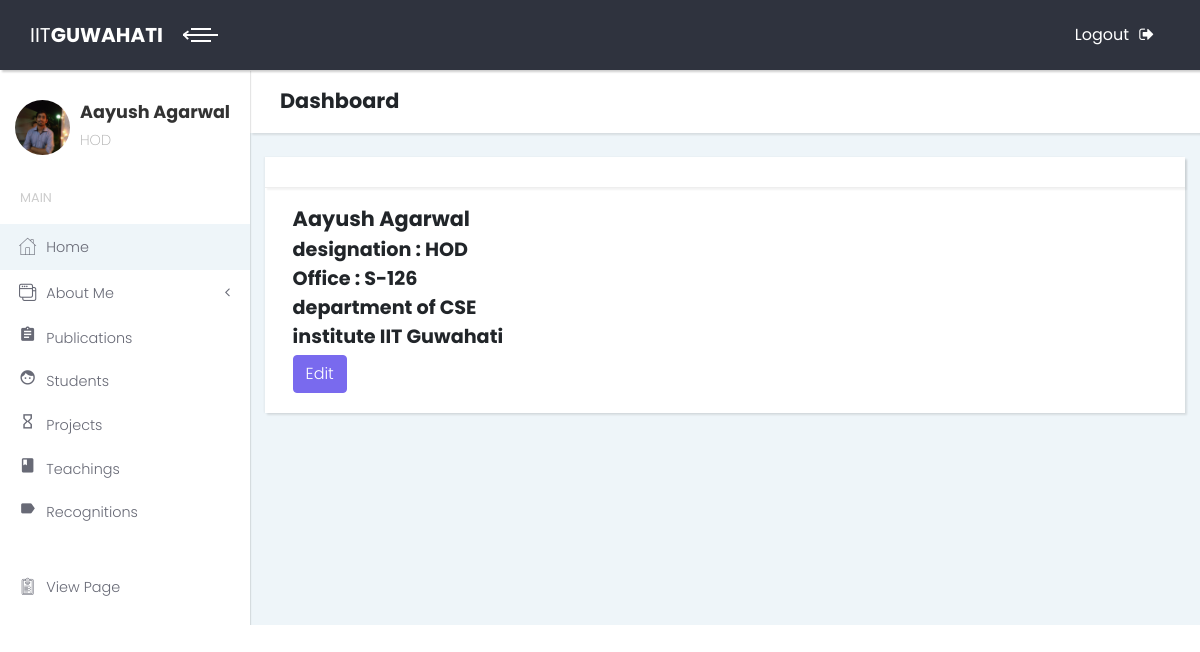
Before: /test/about_me/ (signed in) with the older database file.
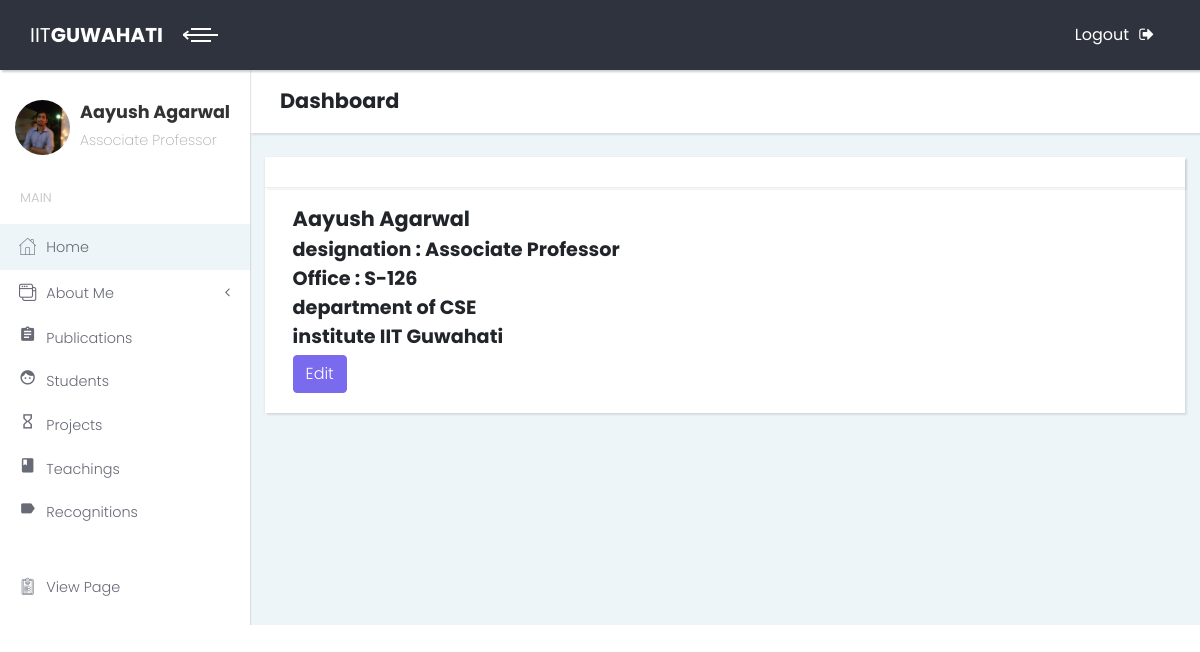
After: the same page with the newer database file.
### details/models.py (models this page shows, shortened)
class ProfileDetails(models.Model):
    username = models.OneToOneField(User, on_delete=models.CASCADE, primary_key=True)
    name = models.CharField(max_length=255)
    designation = models.CharField(max_length=255)
    department = models.CharField(max_length=128)
    institute = models.CharField(max_length=255)
    office = models.CharField(max_length=255)
    email = models.EmailField()
    phone = models.IntegerField()
    date_of_birth = models.DateField()
    research_interest = models.TextField()
    profile_pic = models.ImageField(upload_to='photos/', blank=True, null=True)
    profile_page = models.CharField(blank=True, max_length=1000)

### details/views.py (the view)
@login_required
def About_Me(request):
    user_name = request.user.username
    try:
        users = ProfileDetails.objects.get(username__username=user_name)
    except ObjectDoesNotExist:
        return redirect('/test/about_me/create')
    context={
        'users':users,
        'profile':users,
    }
    return render(request, 'about_me.html', context)

### details/templates/about_me.html
{% extends "dashboard.html" %}
{% block content %}
  <h2>{{users.name}}</h2>
  <h3>designation : {{users.designation}}</h3>
  <h3>Office : {{users.office}}</h3>
  <h3>department of {{users.department}}</h3>
  <h3>institute {{users.institute}}</h3>
  <a href = "{% url 'details:about_me' %}edit">
    <button type="button" class="btn btn-primary" name="button">Edit</button>
  </a>
{% endblock %}

### templates/dashboard.html (shortened to what this page needs)
<!DOCTYPE html>
{% load staticfiles %}
<html>
<head>
  <link rel="stylesheet" href="{% static "vendor/bootstrap/css/bootstrap.min.css" %}">
  <link rel="stylesheet" href="{% static "css/fontastic.css" %}">
  <link rel="stylesheet" href="{% static "vendor/font-awesome/css/font-awesome.min.css" %}">
  <link rel="stylesheet" href="{% static "css/style.default.css" %}" id="theme-stylesheet">
  <link rel="stylesheet" href="{% static "css/custom.css" %}">
  <link href="http://maxcdn.bootstrapcdn.com/font-awesome/latest/css/font-awesome.min.css" rel="stylesheet">
</head>
  <body>
    <div class="page home-page">
      <header class="header">
        <nav class="navbar">
          <div class="container-fluid">
            <div class="navbar-holder d-flex align-items-center justify-content-between">
              <div class="navbar-header">
                <a href="#" class="navbar-brand">
                  <div class="brand-text brand-big"><span>IIT</span><strong>GUWAHATI</strong></div>
                  <div class="brand-text brand-small"><strong>IITG</strong></div></a>
                <a id="toggle-btn" href="#" class="menu-btn active"><span></span><span></span><span></span></a>
              </div>
              <ul class="nav-menu list-unstyled d-flex flex-md-row align-items-md-center">
                <li class="nav-item"><a href="/users/logout" class="nav-link logout">Logout<i class="fa fa-sign-out"></i></a></li>
              </ul>
            </div>
          </div>
        </nav>
      </header>
      <div class="page-content d-flex align-items-stretch">
        <nav class="side-navbar">
          <div class="sidebar-header d-flex align-items-center">
            <div class="avatar"><img src="{{ profile.profile_pic.url }}" alt="" class="img-fluid rounded-circle"></div>
            <div class="title">
              <h1 class="h4">{{user.first_name}} {{user.last_name}}</h1>
              <p>{{profile.designation}}</p>
            </div>
          </div>
          <span class="heading">Main</span>
          <ul class="list-unstyled">
            <li class="active" id="home"> <a href="/test"><i class="icon-home"></i>Home</a></li>
            <li><a href="#dashvariants" aria-expanded="false" data-toggle="collapse"> <i class="icon-interface-windows"></i>About Me</a>
            </li>
            <li id="pub"> <a href="{% url 'details:publication' %}"><i class="material-icons">assignment</i>Publications</a></li>
            <li id="stud"> <a href="{% url 'details:students'%}"><i class="material-icons">face</i>Students</a></li>
            <li id="proj"> <a href="{% url 'details:project'%}"><i class="material-icons">hourglass_empty</i>Projects</a></li>
            <li id="teach"> <a href="{% url 'details:teaching'%}"><i <i class="material-icons">class</i>Teachings</a></li>
            <li id="recog"> <a href="{% url 'details:recognition'%}"><i class="material-icons">label</i>Recognitions</a></li>
          </ul>
            <ul class="list-unstyled">
            <li id="gen"> <a href="/profile/{{user.username}}" target='_blank'> <i class="icon-padnote"></i>View Page</a></li>
          </ul>
        </nav>
        <div class="content-inner">
          <header class="page-header">
            <div class="container-fluid">
              <h2 class="no-margin-bottom">Dashboard</h2>
            </div>
          </header>
          <br>
          <div class="col-lg-12">
            <div class="card">
              <div class="card-header d-flex align-items-center">
              </div>
            <div class="card-body" style="padding-left:3%">
              {% block content %}
              {% endblock %}
            </div>
            </div>
          </div>
         </div>
      </div>
    </div>
  </body>
</html>

Changed rows visible on the page:
changed ProfileDetails "Aayush Agarwal": designation "HOD" → "Associate Professor"
